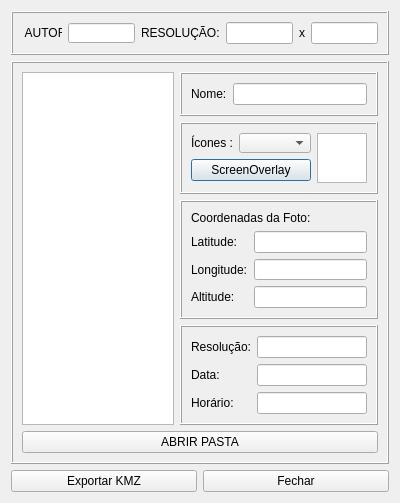
<?xml version="1.0" encoding="UTF-8"?>
<ui version="4.0">
 <class>fotos_kmzDialog</class>
 <widget class="QDialog" name="fotos_kmzDialog">
  <property name="windowModality">
   <enum>Qt::WindowModality::ApplicationModal</enum>
  </property>
  <property name="geometry">
   <rect>
    <x>0</x>
    <y>0</y>
    <width>400</width>
    <height>503</height>
   </rect>
  </property>
  <property name="minimumSize">
   <size>
    <width>400</width>
    <height>503</height>
   </size>
  </property>
  <property name="maximumSize">
   <size>
    <width>400</width>
    <height>503</height>
   </size>
  </property>
  <property name="windowTitle">
   <string>Dialog</string>
  </property>
  <property name="windowIcon">
   <iconset>
    <normaloff>../icones/fotos.png</normaloff>../icones/fotos.png</iconset>
  </property>
  <layout class="QGridLayout" name="gridLayout_16">
   <item row="0" column="0">
    <layout class="QGridLayout" name="gridLayout_15">
     <item row="0" column="0">
      <layout class="QGridLayout" name="gridLayout_14">
       <item row="0" column="0">
        <widget class="QFrame" name="frame_2">
         <property name="frameShape">
          <enum>QFrame::Shape::Box</enum>
         </property>
         <property name="frameShadow">
          <enum>QFrame::Shadow::Raised</enum>
         </property>
         <layout class="QGridLayout" name="gridLayout_3">
          <item row="0" column="0">
           <widget class="QLabel" name="label">
            <property name="maximumSize">
             <size>
              <width>40</width>
              <height>16</height>
             </size>
            </property>
            <property name="text">
             <string> AUTOR:</string>
            </property>
           </widget>
          </item>
          <item row="0" column="1">
           <widget class="QLineEdit" name="lineEdit_Autor">
            <property name="maximumSize">
             <size>
              <width>160</width>
              <height>20</height>
             </size>
            </property>
           </widget>
          </item>
          <item row="0" column="2">
           <widget class="QLabel" name="label_2">
            <property name="text">
             <string>RESOLUÇÃO:</string>
            </property>
           </widget>
          </item>
          <item row="0" column="3">
           <widget class="QLineEdit" name="lineEditExibir"/>
          </item>
          <item row="0" column="4">
           <widget class="QLabel" name="label_11">
            <property name="text">
             <string>x</string>
            </property>
           </widget>
          </item>
          <item row="0" column="5">
           <widget class="QLineEdit" name="lineEditExibir2"/>
          </item>
         </layout>
        </widget>
       </item>
       <item row="1" column="0">
        <widget class="QFrame" name="frame">
         <property name="frameShape">
          <enum>QFrame::Shape::Box</enum>
         </property>
         <property name="frameShadow">
          <enum>QFrame::Shadow::Raised</enum>
         </property>
         <layout class="QGridLayout" name="gridLayout_12">
          <item row="0" column="0">
           <layout class="QGridLayout" name="gridLayout_11">
            <item row="0" column="0">
             <layout class="QGridLayout" name="gridLayout_10">
              <item row="0" column="0">
               <widget class="QTableView" name="tableViewFotos">
                <property name="maximumSize">
                 <size>
                  <width>170</width>
                  <height>360</height>
                 </size>
                </property>
               </widget>
              </item>
              <item row="0" column="1">
               <layout class="QGridLayout" name="gridLayout_9">
                <item row="0" column="0">
                 <widget class="QFrame" name="frame_5">
                  <property name="frameShape">
                   <enum>QFrame::Shape::Box</enum>
                  </property>
                  <property name="frameShadow">
                   <enum>QFrame::Shadow::Raised</enum>
                  </property>
                  <layout class="QGridLayout" name="gridLayout_6">
                   <item row="0" column="0">
                    <widget class="QLabel" name="label_8">
                     <property name="text">
                      <string>Nome:</string>
                     </property>
                    </widget>
                   </item>
                   <item row="0" column="1">
                    <widget class="QLineEdit" name="lineEdit_Nome"/>
                   </item>
                  </layout>
                 </widget>
                </item>
                <item row="1" column="0">
                 <widget class="QFrame" name="frame_8">
                  <property name="frameShape">
                   <enum>QFrame::Shape::Box</enum>
                  </property>
                  <property name="frameShadow">
                   <enum>QFrame::Shadow::Raised</enum>
                  </property>
                  <layout class="QGridLayout" name="gridLayout_8">
                   <item row="0" column="0">
                    <layout class="QGridLayout" name="gridLayout_7">
                     <item row="0" column="0">
                      <layout class="QGridLayout" name="gridLayout_5">
                       <item row="0" column="0">
                        <layout class="QGridLayout" name="gridLayout">
                         <item row="0" column="0">
                          <widget class="QLabel" name="label_9">
                           <property name="text">
                            <string>Ícones :</string>
                           </property>
                          </widget>
                         </item>
                         <item row="0" column="1">
                          <widget class="QComboBox" name="comboBoxLinks">
                           <property name="maximumSize">
                            <size>
                             <width>80</width>
                             <height>20</height>
                            </size>
                           </property>
                          </widget>
                         </item>
                        </layout>
                       </item>
                       <item row="1" column="0">
                        <widget class="QPushButton" name="pushButton_Screen">
                         <property name="styleSheet">
                          <string notr="true">QPushButton {
    /* Mantém o estilo original do botão */
    transition: all 0.2s ease; /* Suaviza todas as transições de estado */
}

QPushButton:hover {
    background-color: qlineargradient(spread:pad, x1:0, y1:0, x2:0, y2:1, stop:0 #00f7ff, stop:1 #00d9ff); /* Gradiente suave em tons de azul neon */
    border: 1px solid #00b3cc; /* Borda azul neon mais escura */
    border-radius: 4px; /* Cantos arredondados */
    box-shadow: 0px 4px 8px rgba(0, 247, 255, 0.8); /* Sombra azul neon brilhante e levemente deslocada para dar profundidade */
}

QPushButton:pressed {
    background-color: qlineargradient(spread:pad, x1:0, y1:0, x2:0, y2:1, stop:0 #00d9ff, stop:1 #00b3cc); /* Gradiente mais escuro para efeito pressionado */
    border: 1px solid #0099b3; /* Borda azul neon ainda mais escura */
    box-shadow: inset 0px 4px 8px rgba(0, 247, 255, 0.8); /* Sombra interna para dar a impressão de que o botão foi pressionado */
    transform: scale(0.98); /* Leve redução no tamanho para simular o pressionar */
}
</string>
                         </property>
                         <property name="text">
                          <string>ScreenOverlay</string>
                         </property>
                        </widget>
                       </item>
                      </layout>
                     </item>
                     <item row="0" column="1">
                      <widget class="QGraphicsView" name="graphicsViewIcones">
                       <property name="sizePolicy">
                        <sizepolicy hsizetype="Fixed" vsizetype="Fixed">
                         <horstretch>0</horstretch>
                         <verstretch>0</verstretch>
                        </sizepolicy>
                       </property>
                       <property name="maximumSize">
                        <size>
                         <width>50</width>
                         <height>50</height>
                        </size>
                       </property>
                      </widget>
                     </item>
                    </layout>
                   </item>
                  </layout>
                 </widget>
                </item>
                <item row="2" column="0">
                 <widget class="QFrame" name="frame_3">
                  <property name="frameShape">
                   <enum>QFrame::Shape::Box</enum>
                  </property>
                  <property name="frameShadow">
                   <enum>QFrame::Shadow::Raised</enum>
                  </property>
                  <layout class="QGridLayout" name="gridLayout_4">
                   <item row="0" column="0" colspan="2">
                    <widget class="QLabel" name="label_4">
                     <property name="text">
                      <string>Coordenadas da Foto:</string>
                     </property>
                    </widget>
                   </item>
                   <item row="1" column="0">
                    <widget class="QLabel" name="label_5">
                     <property name="text">
                      <string>Latitude:</string>
                     </property>
                    </widget>
                   </item>
                   <item row="1" column="1">
                    <widget class="QLineEdit" name="lineEditLatitude"/>
                   </item>
                   <item row="2" column="0">
                    <widget class="QLabel" name="label_6">
                     <property name="text">
                      <string>Longitude:</string>
                     </property>
                    </widget>
                   </item>
                   <item row="2" column="1">
                    <widget class="QLineEdit" name="lineEditLongitude"/>
                   </item>
                   <item row="3" column="0">
                    <widget class="QLabel" name="label_10">
                     <property name="text">
                      <string>Altitude:</string>
                     </property>
                    </widget>
                   </item>
                   <item row="3" column="1">
                    <widget class="QLineEdit" name="lineEditAltitude"/>
                   </item>
                  </layout>
                 </widget>
                </item>
                <item row="3" column="0">
                 <widget class="QFrame" name="frame_4">
                  <property name="frameShape">
                   <enum>QFrame::Shape::Box</enum>
                  </property>
                  <property name="frameShadow">
                   <enum>QFrame::Shadow::Raised</enum>
                  </property>
                  <layout class="QGridLayout" name="gridLayout_2">
                   <item row="0" column="0">
                    <widget class="QLabel" name="label_3">
                     <property name="text">
                      <string>Resolução:</string>
                     </property>
                    </widget>
                   </item>
                   <item row="0" column="1">
                    <widget class="QLineEdit" name="lineEditResolucao"/>
                   </item>
                   <item row="1" column="0">
                    <widget class="QLabel" name="label_13">
                     <property name="text">
                      <string>Data:</string>
                     </property>
                    </widget>
                   </item>
                   <item row="1" column="1">
                    <widget class="QLineEdit" name="lineEditData"/>
                   </item>
                   <item row="2" column="0">
                    <widget class="QLabel" name="label_14">
                     <property name="text">
                      <string>Horário:</string>
                     </property>
                    </widget>
                   </item>
                   <item row="2" column="1">
                    <widget class="QLineEdit" name="lineEditHorario"/>
                   </item>
                  </layout>
                 </widget>
                </item>
               </layout>
              </item>
             </layout>
            </item>
            <item row="1" column="0">
             <widget class="QPushButton" name="pushButtonAbrir">
              <property name="styleSheet">
               <string notr="true">QPushButton {
    /* Mantém o estilo original do botão */
    transition: all 0.2s ease; /* Suaviza todas as transições de estado */
}

QPushButton:hover {
    background-color: qlineargradient(spread:pad, x1:0, y1:0, x2:0, y2:1, stop:0 #80dfff, stop:1 #66c2ff); /* Gradiente suave em tons de azul malibu */
    border: 1px solid #3399ff; /* Borda azul malibu mais escura */
    border-radius: 4px; /* Cantos arredondados */
    box-shadow: 0px 4px 8px rgba(102, 194, 255, 0.8); /* Sombra azul malibu brilhante e levemente deslocada para dar profundidade */
}

QPushButton:pressed {
    background-color: qlineargradient(spread:pad, x1:0, y1:0, x2:0, y2:1, stop:0 #66c2ff, stop:1 #3399ff); /* Gradiente mais escuro para efeito pressionado */
    border: 1px solid #007acc; /* Borda azul malibu ainda mais escura */
    box-shadow: inset 0px 4px 8px rgba(102, 194, 255, 0.8); /* Sombra interna para dar a impressão de que o botão foi pressionado */
    transform: scale(0.98); /* Leve redução no tamanho para simular o pressionar */
}
</string>
              </property>
              <property name="text">
               <string>ABRIR PASTA</string>
              </property>
             </widget>
            </item>
           </layout>
          </item>
         </layout>
        </widget>
       </item>
      </layout>
     </item>
     <item row="1" column="0">
      <layout class="QGridLayout" name="gridLayout_13">
       <item row="0" column="0">
        <widget class="QPushButton" name="pushButtonKMZ">
         <property name="styleSheet">
          <string notr="true">QPushButton {
    /* Mantém o estilo original do botão */
    transition: all 0.2s ease; /* Suaviza todas as transições de estado */
}

QPushButton:hover {
    background-color: qlineargradient(spread:pad, x1:0, y1:0, x2:0, y2:1, stop:0 #e6ccff, stop:1 #cc99ff); /* Gradiente suave em tons de púrpura claro */
    border: 1px solid #9933ff; /* Borda púrpura mais escura */
    border-radius: 4px; /* Cantos arredondados */
    box-shadow: 0px 4px 8px rgba(128, 0, 128, 0.8); /* Sombra púrpura brilhante e levemente deslocada para dar profundidade */
}

QPushButton:pressed {
    background-color: qlineargradient(spread:pad, x1:0, y1:0, x2:0, y2:1, stop:0 #cc99ff, stop:1 #9933ff); /* Gradiente mais escuro para efeito pressionado */
    border: 1px solid #660099; /* Borda púrpura ainda mais escura */
    box-shadow: inset 0px 4px 8px rgba(128, 0, 128, 0.8); /* Sombra interna para dar a impressão de que o botão foi pressionado */
    transform: scale(0.98); /* Leve redução no tamanho para simular o pressionar */
}
</string>
         </property>
         <property name="text">
          <string>Exportar KMZ</string>
         </property>
        </widget>
       </item>
       <item row="0" column="1">
        <widget class="QPushButton" name="pushButtonFecha">
         <property name="styleSheet">
          <string notr="true">QPushButton {
    /* Mantém o estilo original do botão */
    transition: all 0.2s ease; /* Suaviza todas as transições de estado */
}

QPushButton:hover {
    background-color: qlineargradient(spread:pad, x1:0, y1:0, x2:0, y2:1, stop:0 #ffcccc, stop:1 #ff9999); /* Gradiente suave em tons de vermelho claro */
    border: 1px solid #ff6666; /* Borda vermelha mais escura */
    border-radius: 4px; /* Cantos arredondados */
    box-shadow: 0px 4px 8px rgba(255, 0, 0, 0.8); /* Sombra vermelha brilhante e levemente deslocada para dar profundidade */
}

QPushButton:pressed {
    background-color: qlineargradient(spread:pad, x1:0, y1:0, x2:0, y2:1, stop:0 #ff9999, stop:1 #ff6666); /* Gradiente mais escuro para efeito pressionado */
    border: 1px solid #cc0000; /* Borda vermelha ainda mais escura */
    box-shadow: inset 0px 4px 8px rgba(255, 0, 0, 0.8); /* Sombra interna para dar a impressão de que o botão foi pressionado */
    transform: scale(0.98); /* Leve redução no tamanho para simular o pressionar */
}
</string>
         </property>
         <property name="text">
          <string>Fechar</string>
         </property>
        </widget>
       </item>
      </layout>
     </item>
    </layout>
   </item>
  </layout>
 </widget>
 <resources/>
 <connections/>
</ui>
